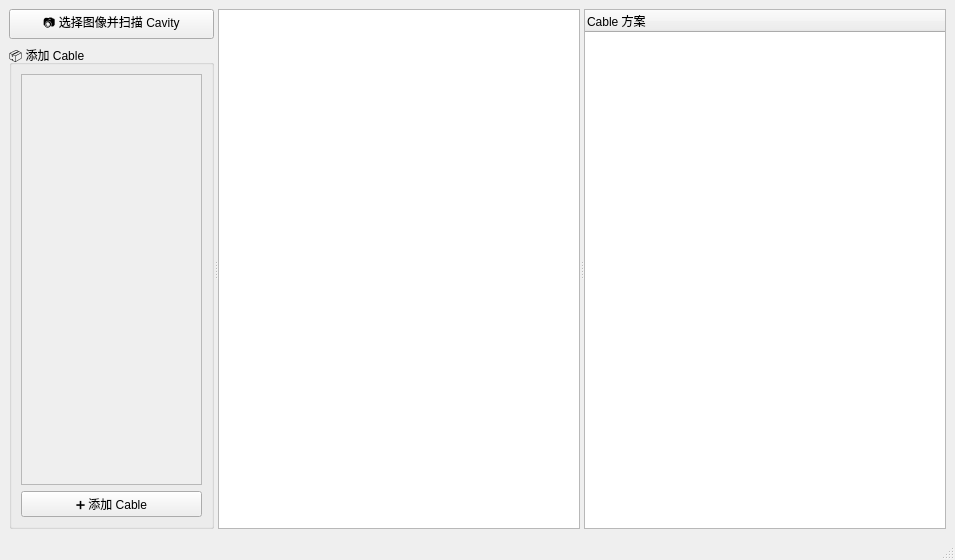
<?xml version="1.0" encoding="UTF-8"?>
<ui version="4.0">
 <class>MainWindow</class>
 <widget class="QMainWindow" name="MainWindow">
  <property name="geometry">
   <rect>
    <x>0</x>
    <y>0</y>
    <width>955</width>
    <height>560</height>
   </rect>
  </property>
  <property name="windowTitle">
   <string>Cable to Cavity Allocation Tool</string>
  </property>
  <widget class="QWidget" name="centralwidget">
   <layout class="QVBoxLayout" name="verticalLayout_main">
    <item>
     <widget class="QSplitter" name="mainSplitter">
      <property name="orientation">
       <enum>Qt::Horizontal</enum>
      </property>
      <widget class="QWidget" name="leftPanel">
       <layout class="QVBoxLayout" name="leftLayout">
        <item>
         <widget class="QPushButton" name="btn_loadAndScanImage">
          <property name="text">
           <string>📷 选择图像并扫描 Cavity</string>
          </property>
         </widget>
        </item>
        <item>
         <widget class="QGroupBox" name="group_cableInput">
          <property name="title">
           <string>📦 添加 Cable</string>
          </property>
          <layout class="QVBoxLayout" name="verticalLayout_cableInput">
           <item>
            <widget class="QScrollArea" name="scrollArea_cableInput">
             <property name="widgetResizable">
              <bool>true</bool>
             </property>
             <widget class="QWidget" name="scrollAreaWidgetContents">
              <property name="geometry">
               <rect>
                <x>0</x>
                <y>0</y>
                <width>179</width>
                <height>408</height>
               </rect>
              </property>
              <layout class="QFormLayout" name="formLayout_cableSizes"/>
             </widget>
            </widget>
           </item>
           <item>
            <widget class="QPushButton" name="btn_addCable">
             <property name="text">
              <string>➕ 添加 Cable</string>
             </property>
            </widget>
           </item>
          </layout>
         </widget>
        </item>
       </layout>
      </widget>
      <widget class="QWidget" name="centerPanel">
       <layout class="QVBoxLayout" name="centerLayout">
        <item>
         <widget class="QGraphicsView" name="graphicsView_connector"/>
        </item>
       </layout>
      </widget>
      <widget class="QWidget" name="rightPanel">
       <layout class="QVBoxLayout" name="rightLayout">
        <item>
         <widget class="QTreeWidget" name="tree_candidates">
          <column>
           <property name="text">
            <string>Cable 方案</string>
           </property>
          </column>
         </widget>
        </item>
       </layout>
      </widget>
     </widget>
    </item>
   </layout>
  </widget>
  <widget class="QStatusBar" name="statusbar"/>
 </widget>
 <resources/>
 <connections/>
</ui>
